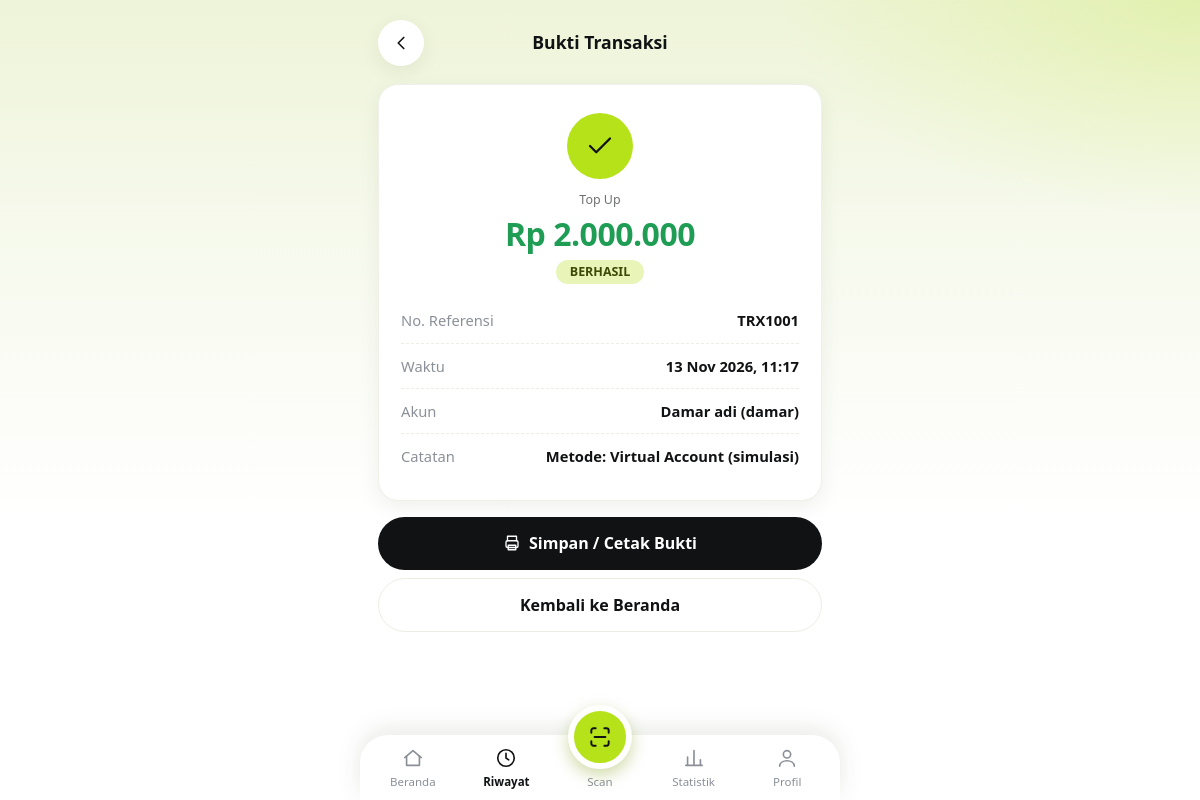
The app's page /transactions/TRX1001 (signed in) with its own data.
### tables this page shows
CREATE TABLE transactions (
  id              INTEGER PRIMARY KEY,
  ref_no          TEXT NOT NULL UNIQUE,
  group_ref       TEXT NOT NULL,
  user_id         TEXT NOT NULL COLLATE NOCASE REFERENCES users(id),
  type            TEXT NOT NULL CHECK (type IN ('TOPUP','TRANSFER','QR_PAYMENT','BILL','PULSA')),
  direction       TEXT NOT NULL CHECK (direction IN ('IN','OUT')),
  amount          INTEGER NOT NULL CHECK (amount > 0),
  fee             INTEGER NOT NULL DEFAULT 0 CHECK (fee >= 0),
  counterparty_id TEXT COLLATE NOCASE,
  note            TEXT,
  status          TEXT NOT NULL CHECK (status IN ('BERHASIL','GAGAL','MENUNGGU')),
  created_at      TEXT NOT NULL
);

CREATE TABLE users (
  id            TEXT PRIMARY KEY COLLATE NOCASE,
  name          TEXT NOT NULL,
  email         TEXT NOT NULL UNIQUE COLLATE NOCASE,
  phone         TEXT UNIQUE,
  password_hash TEXT NOT NULL,
  pin_hash      TEXT NOT NULL,
  balance       INTEGER NOT NULL DEFAULT 0 CHECK (balance >= 0),
  role          TEXT NOT NULL DEFAULT 'USER' CHECK (role IN ('USER','MERCHANT','ADMIN')),
  status        TEXT NOT NULL DEFAULT 'AKTIF' CHECK (status IN ('AKTIF','BLOKIR')),
  created_at    TEXT NOT NULL
);

### web/routes/wallet_routes.py (the view)
@bp.get("/transactions/<ref_no>")
@login_required
def transaction_detail(ref_no):
    user = current_user()
    tx = wallet.get_transaction(get_conn(), user.id, ref_no[:20])
    if tx is None:
        abort(404)  # juga untuk transaksi milik orang lain: tidak membocorkan keberadaannya
    other = auth.get_user(get_conn(), tx.counterparty_id) if tx.counterparty_id and tx.counterparty_id != "-" else None
    return render_template("receipt.html", tx=tx, other=other)

### core/auth.py (called while the page is built)
def _to_user(row: sqlite3.Row) -> User:
    return User(
        id=row["id"],
        name=row["name"],
        email=row["email"],
        phone=row["phone"],
        balance=row["balance"],
        role=row["role"],
        status=row["status"],
        created_at=row["created_at"],
    )

def get_user(conn: sqlite3.Connection, user_id: str) -> User | None:
    row = conn.execute("SELECT * FROM users WHERE id = ?", (user_id,)).fetchone()
    return _to_user(row) if row else None

### core/db.py (called while the page is built)
def connect(path: str | Path | None = None) -> sqlite3.Connection:
    target = str(path if path is not None else config.DB_PATH)
    if target != ":memory:":
        Path(target).parent.mkdir(parents=True, exist_ok=True)
    conn = sqlite3.connect(target, timeout=10, isolation_level=None)
    conn.row_factory = sqlite3.Row
    conn.execute("PRAGMA foreign_keys = ON")
    conn.execute("PRAGMA busy_timeout = 10000")
    if target != ":memory:":
        conn.execute("PRAGMA journal_mode = WAL")
    return conn

### core/formatting.py (called while the page is built)
def tx_label(type_: str, direction: str) -> str:
    return TX_LABELS.get((type_, direction), type_.replace("_", " ").title())

def short_datetime(stamp: str) -> str:
    try:
        date_part, time_part = stamp.split(" ")
        year, month, day = (int(x) for x in date_part.split("-"))
        return f"{day} {_MONTHS[month - 1]} {year}, {time_part[:5]}"
    except (ValueError, IndexError):
        return stamp

def format_rupiah(amount: int) -> str:
    sign = "-" if amount < 0 else ""
    return f"{sign}Rp {abs(int(amount)):,}".replace(",", ".")

### core/models.py (called while the page is built)
    @property
    def is_active(self) -> bool:
        return self.status == "AKTIF"

### core/wallet.py (called while the page is built)
def _to_transaction(row: sqlite3.Row) -> Transaction:
    return Transaction(**{key: row[key] for key in row.keys()})

def get_transaction(conn: sqlite3.Connection, user_id: str, ref_no: str) -> Transaction | None:
    row = conn.execute(
        "SELECT * FROM transactions WHERE ref_no = ? AND user_id = ?", (ref_no, user_id)
    ).fetchone()
    return _to_transaction(row) if row else None

### web/helpers.py (called while the page is built)
def get_conn():
    if "conn" not in g:
        g.conn = db.connect(current_app.config["DB_PATH"])
    return g.conn

def close_conn(_exc=None):
    conn = g.pop("conn", None)
    if conn is not None:
        conn.close()

### web/templates/receipt.html (shortened to what this page needs)
{% extends "base.html" %}
{% from "_macros.html" import icon, page_head %}
{% block content %}
{{ page_head("Bukti Transaksi", url_for('wallet.dashboard')) }}
{%- set failed = tx.status == 'GAGAL' %}
<div class="card-soft">
  <div class="receipt-top">
    <div class="receipt-badge {{ 'failed' if failed }}">{{ icon('x' if failed else 'check', 'ic ic-lg') }}</div>
    <div class="stat-label">{{ tx | tx_label }}</div>
    <div class="receipt-amount {{ 'in' if tx.direction == 'IN' and not failed }}">{{ tx.amount | rupiah }}</div>
    <span class="status-pill {{ 'gagal' if failed }}">{{ tx.status }}</span>
  </div>
  <div class="kv"><span class="k">No. Referensi</span><span class="v">{{ tx.ref_no }}</span></div>
  <div class="kv"><span class="k">Waktu</span><span class="v">{{ tx.created_at | dt }}</span></div>
  <div class="kv"><span class="k">Akun</span><span class="v">{{ user.name }} ({{ user.id }})</span></div>
  {% if tx.note %}<div class="kv"><span class="k">Catatan</span><span class="v">{{ tx.note }}</span></div>{% endif %}
</div>
<div class="d-grid gap-2 mt-3 no-print">
  <button class="btn-ew" type="button" data-print>{{ icon('printer', 'ic ic-sm') }} Simpan / Cetak Bukti</button>
  <a class="btn-soft" href="{{ url_for('wallet.dashboard') }}">Kembali ke Beranda</a>
</div>
{% endblock %}

### web/static/css/app.css (style rules this page uses)
:root { --lime: #b6e21a; --lime-soft: #e9f5b8; --mint: #8fd9bf; --ink: #111214; --ink-2: #2a2d32; --muted: #8b9098; --line: #ebeee3; --card: #ffffff; --in: #1f9d55; --out: #d81b60; --radius: 20px; --shadow: 0 6px 20px rgba(40, 55, 10, 0.07); }
* { -webkit-tap-highlight-color: transparent; }
body { font-family: "Segoe UI", system-ui, -apple-system, Roboto, "Helvetica Neue", Arial, sans-serif; color: var(--ink); min-height: 100vh; background: radial-gradient(700px 360px at 100% 0%, rgba(182, 226, 26, 0.22), transparent 60%), linear-gradient(180deg, #eef4d8 0%, #f6f9ec 28%, #ffffff 65%); background-attachment: fixed; }
a { color: var(--ink); }
.btn-ew, .btn-lime, .btn-soft, .btn-light, .btn-ghost-light { display: inline-flex; align-items: center; justify-content: center; gap: .5rem; width: 100%; border: 0; border-radius: 999px; padding: .9rem 1.25rem; font-weight: 600; text-decoration: none; cursor: pointer; transition: transform .08s ease, background .2s ease, filter .2s ease; }
.btn-ew { background: var(--ink); color: #fff; }
.btn-soft { background: #fff; color: var(--ink); border: 1px solid var(--line); }
.card-soft { background: var(--card); border-radius: var(--radius); padding: 22px; box-shadow: var(--shadow); border: 1px solid rgba(235, 238, 227, 0.8); }
.stat-label { font-size: .78rem; color: rgba(17, 18, 20, 0.6); }
.receipt-top { text-align: center; padding: 6px 0 14px; }
.receipt-badge { width: 66px; height: 66px; border-radius: 50%; margin: 0 auto 12px; display: flex; align-items: center; justify-content: center; background: var(--lime); color: var(--ink); }
.receipt-amount { font-size: 2rem; font-weight: 800; letter-spacing: -.5px; }
.receipt-amount.in { color: var(--in); }
.kv { display: flex; justify-content: space-between; gap: 16px; padding: 11px 0; border-bottom: 1px dashed var(--line); font-size: .92rem; }
.kv:last-child { border-bottom: 0; }
.kv .k { color: var(--muted); }
.kv .v { font-weight: 600; text-align: right; word-break: break-word; }
.status-pill { display: inline-block; padding: 3px 14px; border-radius: 999px; font-size: .78rem; font-weight: 700; background: var(--lime-soft); color: #3d4a05; }

### records on screen
transactions: amount|rupiah "Rp 2.000.000", status "BERHASIL", ref_no "TRX1001", created_at|dt "13 Nov 2026, 11:17", note "Metode: Virtual Account (simulasi)"
users: name "Damar adi", id "damar"

### other values on screen
{{ title }} "Bukti Transaksi"
{{ tx | tx_label }} "Top Up"
